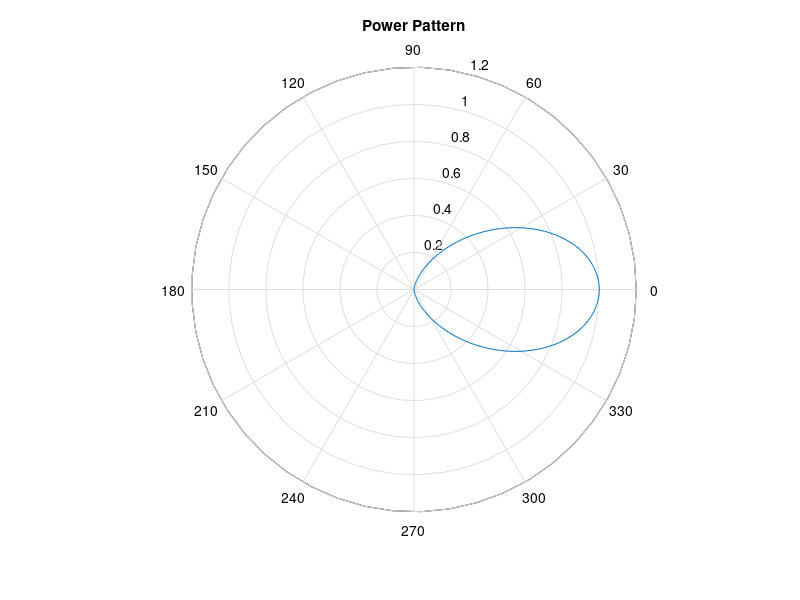
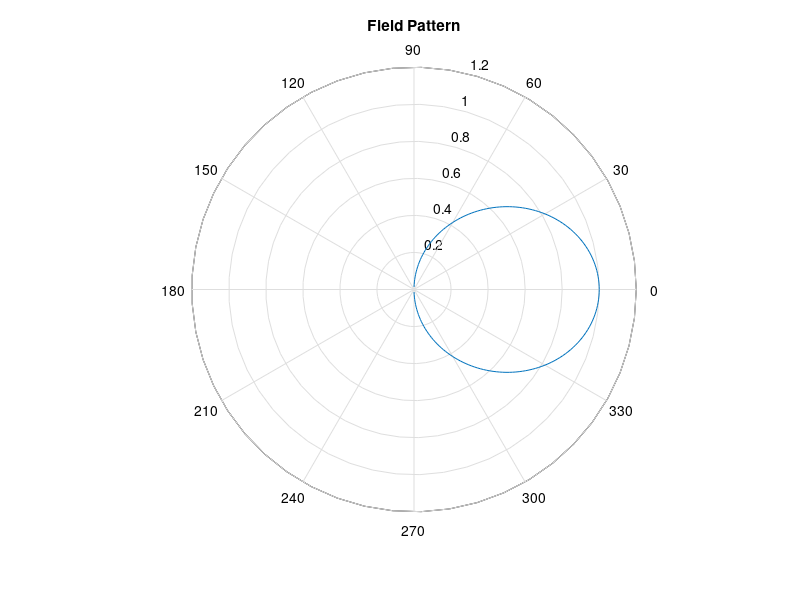

Recreate these plots in MATLAB, in order.
% =============================================
%
%  Written by Robin Janssens (robin@robinjanssens.net)
%
% =============================================

angles=0:179;
theta=angles*pi/180;
F=abs(cos(cos(theta)*pi/2)./sin(theta));
P=abs(cos(cos(theta)*pi/2)./sin(theta)).^2;

figure(1);
polar(theta-(pi/2),P);
title("Power Pattern");

figure(2);
polar(theta-(pi/2),F);
title("Field Pattern");

% figure(1);
% polar(0:2*pi/360:2*pi,ones(1,361));
% title("Power Pattern");
%
% figure(2);
% polar(0:2*pi/360:2*pi,ones(1,361));
% title("Field Pattern");
